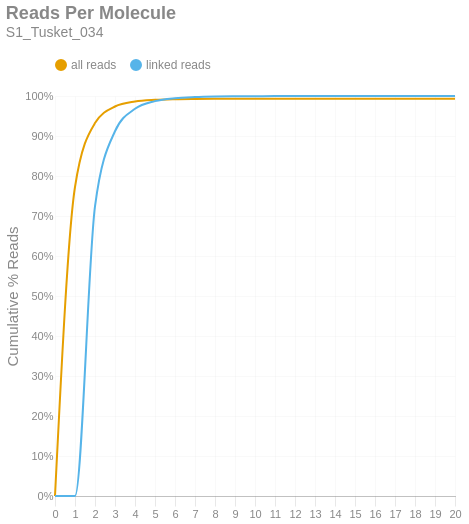

The notebook cell saved with this chart:
### Markdown cell above
### Reads per Molecule
This chart shows the cumulative distribution of the number of reads per linked molecule. That is, how many alignments are associated with a unique molecule. This excludes the number of reads associated with invalid or absent linked-read barcodes. The `linked` histogram is the percentages recalculated when disregarding singletons.

### Code cell
if SKIPLR:
    print_html(f"Skipped")
else:
    counts = np.bincount(valids['reads'].cast(pl.Int64).to_numpy())
    weighted = counts * np.arange(len(counts))
    all_perc = weighted / n_reads
    linked_perc = weighted / n_linked_reads
    linked_perc[1] = 0
    binned_df = pl.DataFrame({
        'readsper': list(range(len(counts))),
        'all reads (cumsum)': np.cumsum(all_perc).tolist(),
        'linked reads (cumsum)': np.cumsum(linked_perc).tolist(),
    })

    with SafeRender(binned_df):
        (
            density_plot(binned_df, 'Reads Per Molecule', samplename, 'readspmol')
            .encode(
                x=alt.X('readsper:O', title=None).axis(labelAngle=0).scale(padding=0),
                y=alt.Y('value:Q', title='Cumulative % Reads').axis(format='%').stack(False),
                color=alt.Color("key:N").scale(domain=["all reads", "linked reads"]),
                tooltip=[
                    alt.Tooltip("key:N", title="Data Type"),
                    alt.Tooltip("readsper:O", title="Reads Per Molecule"),
                    alt.Tooltip("value:Q", format=".2%", title="% Reads (Cum.)")
                ]            
            )
        ).display()

### Figure 1 — Vega-Lite specification as saved in the notebook (floating-point values rounded to 4 significant figures)
{"width": "container", "height": 400, "config": {"title": {"anchor": "start", "dy": -15, "fontSize": 18, "color": "#888888", "subtitleColor": "#888888", "subtitleFontSize": 14}, "arc": {"fill": "#0072B2"}, "axis": {"domainColor": "#888888", "domainWidth": 0.5, "gridWidth": 0.2, "grid": false, "titleFontWeight": 400, "titleFontSize": 15, "labelFontSize": 11, "labelColor": "#888888", "tickColor": "#888888", "tickWidth": 0.2, "titleColor": "#888888"}, "axisBand": {"grid": false}, "axisX": {"grid": true, "tickSize": 10, "domainCap": "round"}, "axisY": {"domain": false, "grid": true, "tickSize": 0, "domainCap": "round"}, "background": "transparent", "header": {"labelFontSize": 15, "labelColor": "#888888", "titleFontSize": 15, "titleFontWeight": 600, "titleColor": "#888888"}, "legend": {"labelFont": "sans-serif", "labelFontSize": 12, "labelColor": "#888888", "symbolSize": 100, "symbolType": "circle", "titleFontSize": 12, "titlePadding": 10, "titleColor": "#888888", "title": null, "orient": "top"}, "range": {"category": ["#E69F00", "#56B4E9", "#009E73", "#F0E442", "#0072B2", "#D55E00", "#CC79A7", "#000000"], "diverging": ["#cfe8f3", "#a2d4ec", "#73bfe2", "#46abdb", "#1696d2", "#12719e"]}, "area": {"fill": "#0072B2", "fillOpacity": 0.7, "line": true, "strokeOpacity": 0.7}, "line": {"color": "#0072B2", "stroke": "#0072B2", "strokeWidth": 2}, "trail": {"color": "#0072B2", "stroke": "#0072B2", "strokeWidth": 0, "size": 1}, "point": {"filled": true, "fillOpacity": 1.0, "size": 95}, "text": {"color": "#888888", "fontSize": 11, "align": "right", "fontWeight": 400, "size": 11}, "bar": {"fill": "#0072B2", "stroke": null}, "view": {"stroke": null, "continuousWidth": 660, "continuousHeight": 400}}, "data": {"name": "data-ba08f1145da004c17b6d6f59d006c36d"}, "mark": {"type": "line", "interpolate": "monotone", "point": {"opacity": 0, "size": 275}}, "encoding": {"color": {"field": "key", "scale": {"domain": ["all reads", "linked reads"]}, "type": "nominal"}, "tooltip": [{"field": "key", "title": "Data Type", "type": "nominal"}, {"field": "readsper", "title": "Reads Per Molecule", "type": "ordinal"}, {"field": "value", "format": ".2%", "title": "% Reads (Cum.)", "type": "quantitative"}], "x": {"axis": {"labelAngle": 0}, "field": "readsper", "scale": {"padding": 0}, "title": null, "type": "ordinal"}, "y": {"axis": {"format": "%"}, "field": "value", "stack": false, "title": "Cumulative % Reads", "type": "quantitative"}}, "params": [{"name": "param_c36ac31b6afebe62", "select": {"type": "point", "fields": ["key"]}, "bind": "legend"}], "title": {"text": "Reads Per Molecule", "subtitle": "S1_Tusket_034"}, "transform": [{"fold": ["all reads (cumsum)", "linked reads (cumsum)"]}, {"calculate": "replace(datum.key, ' (cumsum)', '')", "as": "key"}, {"filter": {"param": "param_c36ac31b6afebe62"}}], "usermeta": {"embedOptions": {"downloadFileName": "S1_Tusket_034.readspmol"}}, "$schema": "https://vega.github.io/schema/vega-lite/v6.1.0.json", "datasets": {"data-ba08f1145da004c17b6d6f59d006c36d": [{"readsper": 0, "all reads (cumsum)": 0.0, "linked reads (cumsum)": 0.0}, {"readsper": 1, "all reads (cumsum)": 0.7725, "linked reads (cumsum)": 0.0}, {"readsper": 2, "all reads (cumsum)": 0.9323, "linked reads (cumsum)": 0.7238}, {"readsper": 3, "all reads (cumsum)": 0.9738, "linked reads (cumsum)": 0.9118}, {"readsper": 4, "all reads (cumsum)": 0.9862, "linked reads (cumsum)": 0.968}, {"readsper": 5, "all reads (cumsum)": 0.9904, "linked reads (cumsum)": 0.9872}, {"readsper": 6, "all reads (cumsum)": 0.992, "linked reads (cumsum)": 0.9946}, {"readsper": 7, "all reads (cumsum)": 0.9927, "linked reads (cumsum)": 0.9975}, {"readsper": 8, "all reads (cumsum)": 0.993, "linked reads (cumsum)": 0.9988}, {"readsper": 9, "all reads (cumsum)": 0.9931, "linked reads (cumsum)": 0.9993}, {"readsper": 10, "all reads (cumsum)": 0.9931, "linked reads (cumsum)": 0.9995}, {"readsper": 11, "all reads (cumsum)": 0.9932, "linked reads (cumsum)": 0.9998}, {"readsper": 12, "all reads (cumsum)": 0.9932, "linked reads (cumsum)": 0.9999}, {"readsper": 13, "all reads (cumsum)": 0.9932, "linked reads (cumsum)": 0.9999}, {"readsper": 14, "all reads (cumsum)": 0.9932, "linked reads (cumsum)": 0.9999}, {"readsper": 15, "all reads (cumsum)": 0.9932, "linked reads (cumsum)": 1.0}, {"readsper": 16, "all reads (cumsum)": 0.9932, "linked reads (cumsum)": 1.0}, {"readsper": 17, "all reads (cumsum)": 0.9932, "linked reads (cumsum)": 1.0}, {"readsper": 18, "all reads (cumsum)": 0.9932, "linked reads (cumsum)": 1.0}, {"readsper": 19, "all reads (cumsum)": 0.9932, "linked reads (cumsum)": 1.0}, {"readsper": 20, "all reads (cumsum)": 0.9932, "linked reads (cumsum)": 1.0}]}}
